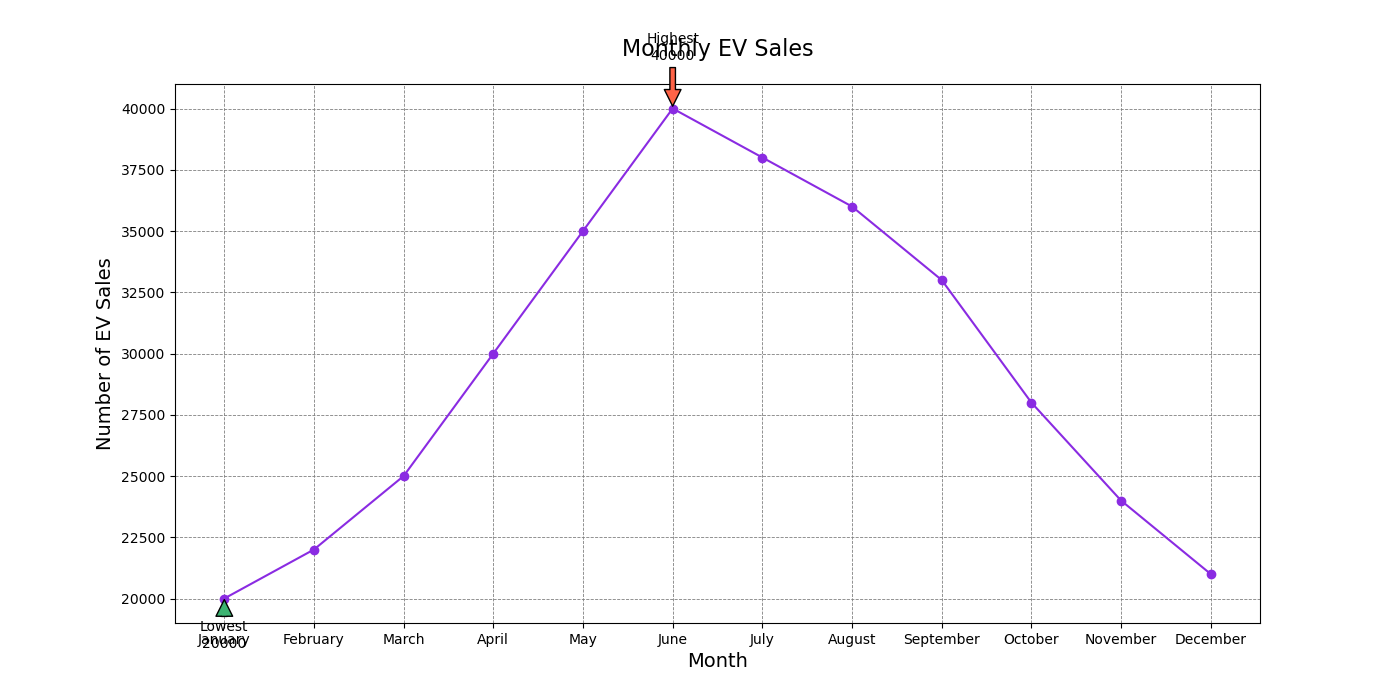

This figure's Python source:

import matplotlib.pyplot as plt

# Data points
months = ["January", "February", "March", "April", "May", "June",
          "July", "August", "September", "October", "November", "December"]
ev_sales = [20000, 22000, 25000, 30000, 35000, 40000, 38000, 36000, 33000, 28000, 24000, 21000]

# Creating the line chart
plt.figure(figsize=(14, 7))

plt.plot(months, ev_sales, color="#8A2BE2", marker='o')  # Using a specific color code

# Annotating the highest and lowest EV sales
plt.annotate('Highest\n40000', xy=("June", 40000), xytext=("June", 42000),
             arrowprops=dict(facecolor='#FF6347', shrink=0.05), ha='center')
plt.annotate('Lowest\n20000', xy=("January", 20000), xytext=("January", 18000),
             arrowprops=dict(facecolor='#3CB371', shrink=0.05), ha='center')

# Title and labels
plt.title("Monthly EV Sales", fontsize=16, pad=20)
plt.xlabel("Month", fontsize=14)
plt.ylabel("Number of EV Sales", fontsize=14)

# Customizing the grid
plt.grid(True, which='major', linestyle='--', linewidth=0.6, color='grey')

# Show the plot
plt.show()
